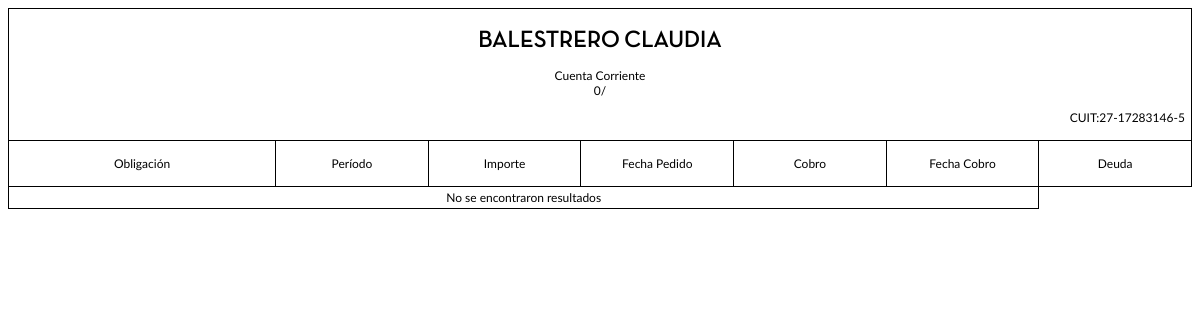
/cuentaCorrientePorCliente.php?cliente=BALCLA (signed in), run on the app's committed database.
### tables this page shows
CREATE TABLE `cliente` (
  `idCliente` varchar(10) NOT NULL,
  `nombre` varchar(100) NOT NULL,
  `apellido` varchar(100) NOT NULL,
  `CUIT` varchar(11) DEFAULT NULL,
  `fechaNacimiento` date DEFAULT NULL,
  `nacionalidad` varchar(100) DEFAULT NULL,
  `mail` varchar(100) DEFAULT NULL,
  `celular` varchar(40) DEFAULT NULL,
  `companiaCelular` varchar(50) DEFAULT NULL,
  `telefonoFijo` varchar(40) DEFAULT NULL,
  `habilitado` tinyint(1) NOT NULL DEFAULT '1',
  `honorarioBase` float NOT NULL DEFAULT '0',
  PRIMARY KEY (`idCliente`)
);

### funciones.php (called while the page is built, shortened)
<?php
	require "conecto.php";
	function getNombreApellido($idCliente){
		global $conexion;
		$sql = "SELECT * FROM cliente WHERE idCliente = '$idCliente'";
		$resultado = mysqli_query($conexion,$sql);
		$cliente = mysqli_fetch_assoc($resultado);
		return $cliente['apellido']." ".$cliente['nombre'];
	}
	function getCuit($idCliente){
		global $conexion;
		$sql = "SELECT * FROM cliente WHERE idCliente = '$idCliente'";
		$resultado = mysqli_query($conexion,$sql);
		$cliente = mysqli_fetch_assoc($resultado);
		$cuit = $cliente['CUIT'];
		$cuitAimprimir = $cuit[0].$cuit[1]."-".$cuit[2].$cuit[3].$cuit[4].$cuit[5].$cuit[6].$cuit[7].$cuit[8].$cuit[9]."-".$cuit[10];
		return $cuitAimprimir;
	}
?>

### cuentaCorrientePorCliente.php (the view, shortened to what this page needs)
<?php
	include "conecto.php";
	require "funciones.php";
?>
<!DOCTYPE html>
<html lang="en">
<head>
	<link rel="stylesheet" href="informe.css">
</head>
<body>
	<div class="pagina">
		<table width='100%' id='cuentaCorriente'>
			<?php
				$idCliente = $_GET['cliente'];
				$fechaDelSistema = getFechaDelSistema();
				if(isset($_GET['sinLimiteTemporal']) && $_GET['sinLimiteTemporal'] == 'checked'){
					$sinLimiteTemporal = true;
				}else{
					$sinLimiteTemporal = false;
				}
				if(!$sinLimiteTemporal){
					$mesDesde = $_GET['mesDesdeG'];
					$anioDesde = $_GET['anioDesdeG'];
					$mesHasta = $_GET['mesHastaG'];
					$anioHasta = $_GET['anioHastaG'];
					if($mesDesde < 10){
						$desde= "0".$mesDesde.$anioDesde[2].$anioDesde[3];
					}else{
						$desde= $mesDesde.$anioDesde[2].$anioDesde[3];
					}
					if($mesHasta < 10){
						$hasta= "0".$mesHasta.$anioHasta[2].$anioHasta[3];
					}else{
						$hasta= $mesHasta.$anioHasta[2].$anioHasta[3];
					}
				}
			?>
			<?php
			if(!isset($_GET['cobro'])){
				echo"
					<tr>
					<td colspan='7'>
					<h1 align='center'>". getNombreApellido($idCliente)."</h1>
				";
				if($sinLimiteTemporal){
					echo"<p align='center'>Cuenta Corriente <br> al $fechaDelSistema</p>";
				}else{
					if($desde == $hasta){
						echo"<p align='center'>Cuenta Corriente <br> $desde[0]$desde[1]/$anioDesde</p>";
					}else{
						echo"<p align='center'>Cuenta Corriente <br> Desde $desde[0]$desde[1]/$anioDesde - Hasta $hasta[0]$hasta[1]/$anioHasta</p>";
					}
				}
				echo"
							<p align='right'>CUIT:". getCuit($idCliente)." &nbsp; </p>
						</td>
					</tr>
				";
			}
			?>
			<tr>
				<td width='20%'> <p align="center"> Obligación </p></td>
				<td width='11.428%'> <p align="center"> Período</p></td>
				<td width='11.428%'> <p align="center"> Importe</p></td>
				<td width='11.428%'> <p align="center"> Fecha Pedido</p></td>
				<td width='11.428%'> <p align="center"> Cobro</p></td>
				<td width='11.428%'> <p align="center"> Fecha Cobro</p></td>
				<td width='11.428%'> <p align="center"> Deuda</p></td>
			</tr>
			<?php
				$sql = "SELECT idObligacion, idPeriodo, valor, impuesto, saldado, DATE_FORMAT(vencimiento, '%d/%m/%y') AS fecha FROM occperiodo WHERE idCliente = '$idCliente' ";
				if(!$sinLimiteTemporal){
					$sql.=" AND STR_TO_DATE(idPeriodo,'%m%y') BETWEEN STR_TO_DATE('$desde','%m%y') AND STR_TO_DATE('$hasta', '%m%y')";
				}
				$resultado=mysqli_query($conexion,$sql);
				if(mysqli_num_rows($resultado)==0){
					echo"
						<tr >
							<td colspan='6'>No se encontraron resultados</td>
						</tr>
					";
				}
			?>
		</table>
	</div>
</body>
</html>

### informe.css (style rules this page uses)
body { font-family: 'LatoR'; font-size:12px; }
h1,h2,h3,h4,h5,h6 { font-family: 'Neutra'; }
.pagina { size: 21cm 29.7cm; margin: auto; }
table { border-collapse:collapse; border-spacing:0; }
td { border: solid 1px black; text-align: center; padding: 3px 0px; }

### data on the page
cliente: getNombreApellido($idCliente) "BALESTRERO CLAUDIA", CUIT "27-17283146-5"

### other printed values
$desde[0] "0"
